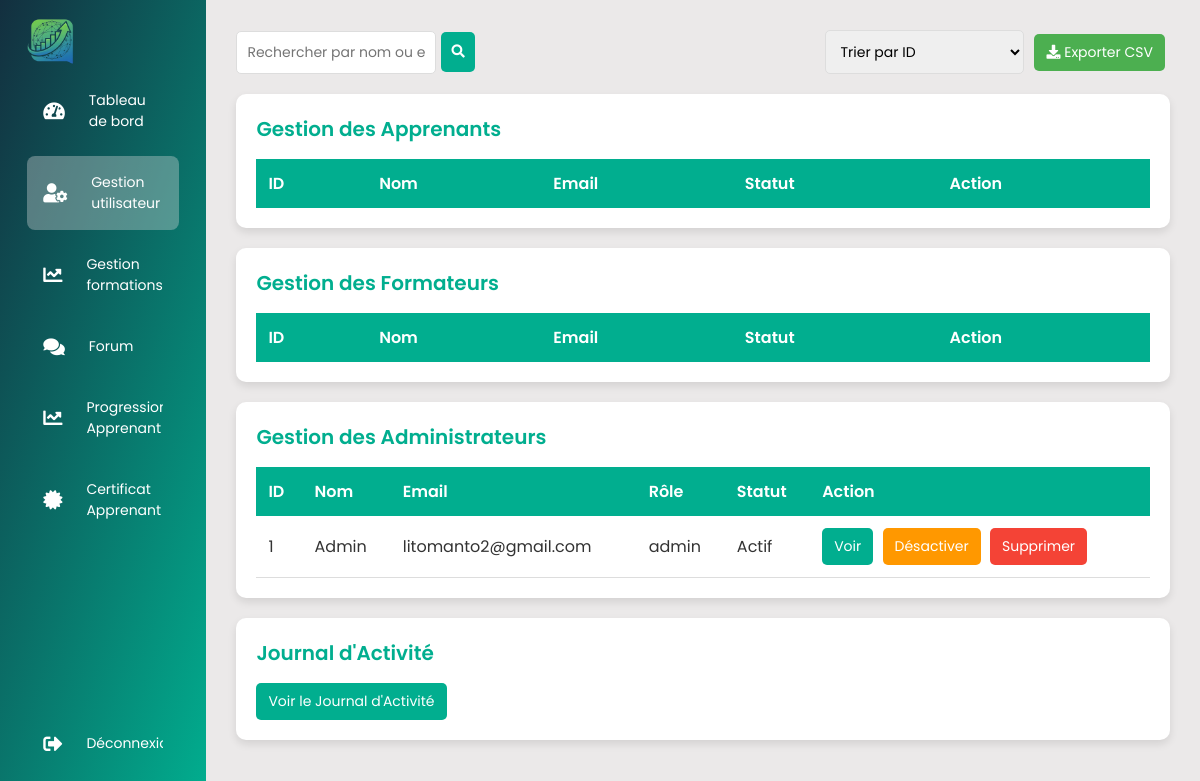
The page /Espace/admin/gestion_utilisateurs/gestion_utilisateur.php on the database as committed earlier.
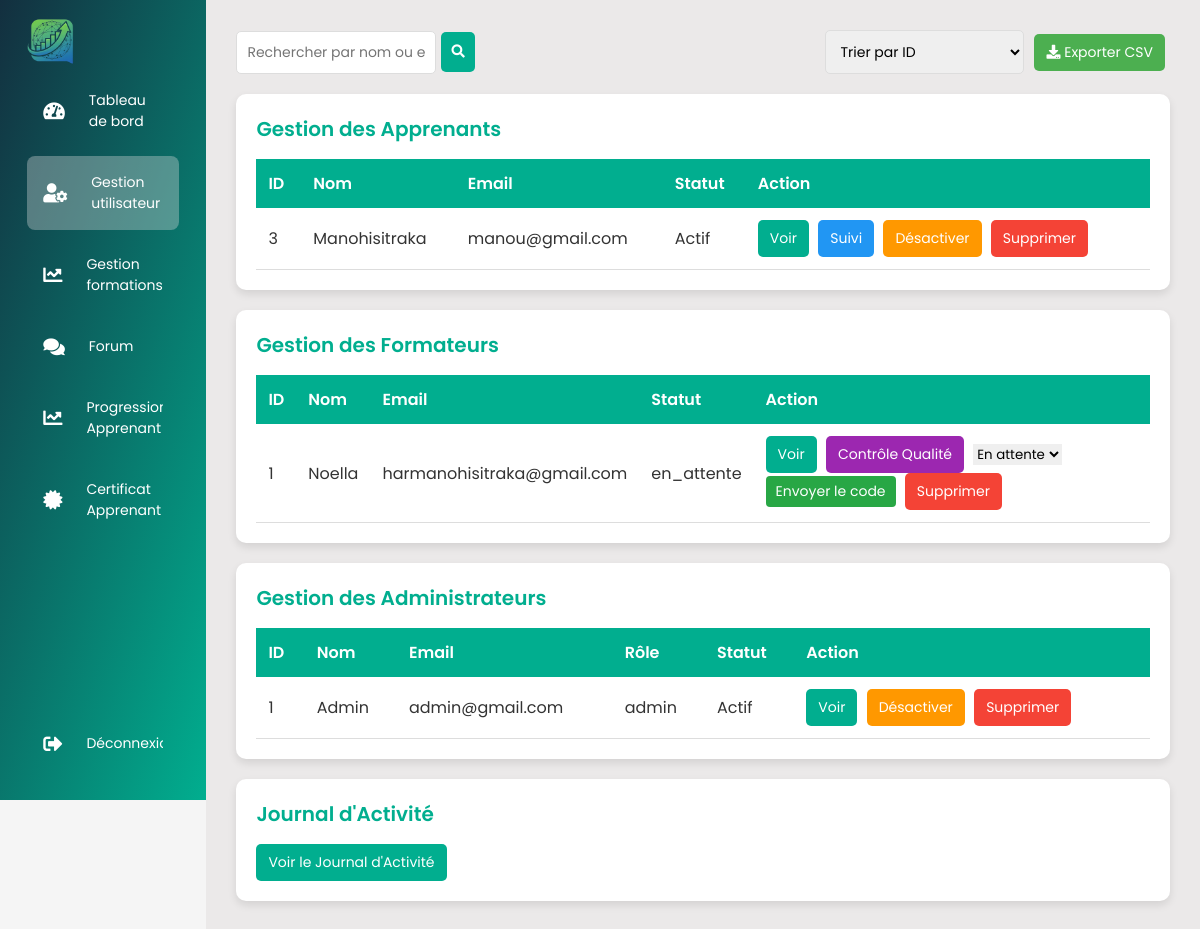
The same page on the database as committed later.
### tables this page shows
CREATE TABLE `utilisateurs` (
  `id` int NOT NULL AUTO_INCREMENT,
  `nom` varchar(255) NOT NULL,
  `email` varchar(255) NOT NULL,
  `mot_de_passe` varchar(255) NOT NULL,
  `telephone` varchar(20) DEFAULT NULL,
  `photo` varchar(255) DEFAULT NULL,
  `pays` varchar(100) DEFAULT NULL,
  `langue` varchar(100) DEFAULT NULL,
  `autre_langue` varchar(100) DEFAULT NULL,
  `objectifs` text,
  `type_cours` varchar(100) DEFAULT NULL,
  `niveau_formation` varchar(100) DEFAULT NULL,
  `niveau_etude` varchar(100) DEFAULT NULL,
  `acces_internet` varchar(50) DEFAULT NULL,
  `appareil` varchar(100) DEFAULT NULL,
  `accessibilite` text,
  `rgpd` tinyint(1) DEFAULT '0',
  `charte` tinyint(1) DEFAULT '0',
  `role` enum('apprenant','admin','moderator') DEFAULT 'apprenant',
  `actif` tinyint(1) DEFAULT '1',
  `created_at` timestamp NULL DEFAULT CURRENT_TIMESTAMP,
  PRIMARY KEY (`id`),
  UNIQUE KEY `email` (`email`)
);

CREATE TABLE `formateurs` (
  `id` int NOT NULL AUTO_INCREMENT,
  `nom_prenom` varchar(255) NOT NULL,
  `email` varchar(255) NOT NULL,
  `telephone` varchar(20) DEFAULT NULL,
  `ville_pays` varchar(255) DEFAULT NULL,
  `linkedin` varchar(255) DEFAULT NULL,
  `intitule_metier` varchar(255) DEFAULT NULL,
  `experience_formation` text,
  `detail_experience` text,
  `cv` varchar(255) DEFAULT NULL,
  `categories` text,
  `autre_domaine` varchar(255) DEFAULT NULL,
  `titre_cours` varchar(255) DEFAULT NULL,
  `objectif` text,
  `public_cible` text,
  `detail_complementaire` text,
  `formats` text,
  `format_autre` varchar(255) DEFAULT NULL,
  `duree_estimee` varchar(100) DEFAULT NULL,
  `type_formation` varchar(100) DEFAULT NULL,
  `motivation` text,
  `valeurs` text,
  `profil_public` text,
  `statut` enum('en_attente','verifie','premium','partenaire') DEFAULT 'en_attente',
  `created_at` timestamp NULL DEFAULT CURRENT_TIMESTAMP,
  `code_entree` varchar(255) DEFAULT NULL,
  `password` varchar(255) DEFAULT NULL,
  PRIMARY KEY (`id`),
  UNIQUE KEY `email` (`email`)
);

### Espace/admin/gestion_utilisateurs/gestion_utilisateur.php (the view, shortened to what the changed rows need)
<?php
require_once '../../config/db.php';
$search = isset($_GET['search']) ? $_GET['search'] : '';
$sort = isset($_GET['sort']) ? $_GET['sort'] : 'id';
$order = isset($_GET['order']) && $_GET['order'] == 'desc' ? 'DESC' : 'ASC';
if ($sort == 'nom') {
    $sort_column_utilisateurs = 'nom';
    $sort_column_formateurs = 'nom_prenom';
} else {
    $sort_column_utilisateurs = $sort;
    $sort_column_formateurs = $sort;
}
$where = $search ? "WHERE role = 'apprenant' AND (nom LIKE ? OR email LIKE ?)" : "WHERE role = 'apprenant'";
$sql = "SELECT * FROM utilisateurs $where ORDER BY $sort_column_utilisateurs $order";
$stmtUser = $pdo->prepare($sql);
if ($search) {
    $searchTerm = "%$search%";
    $stmtUser->execute([$searchTerm, $searchTerm]);
} else {
    $stmtUser->execute();
}
$users = $stmtUser->fetchAll();
$where = $search ? "WHERE nom_prenom LIKE ? OR email LIKE ?" : "";
$sql = "SELECT * FROM formateurs $where ORDER BY $sort_column_formateurs $order";
$stmtFormtr = $pdo->prepare($sql);
if ($search) {
    $searchTerm = "%$search%";
    $stmtFormtr->execute([$searchTerm, $searchTerm]);
} else {
    $stmtFormtr->execute();
}
$formtrs = $stmtFormtr->fetchAll();
$where = $search ? "WHERE role IN ('admin', 'moderator') AND (nom LIKE ? OR email LIKE ?)" : "WHERE role IN ('admin', 'moderator')";
$sql = "SELECT * FROM utilisateurs $where ORDER BY $sort_column_utilisateurs $order";
$stmtAdmin = $pdo->prepare($sql);
if ($search) {
    $searchTerm = "%$search%";
    $stmtAdmin->execute([$searchTerm, $searchTerm]);
} else {
    $stmtAdmin->execute();
}
$admins = $stmtAdmin->fetchAll();
?>
<!DOCTYPE html>
<html lang="fr">
<head>
  <link rel="stylesheet" href="../../../asset/css/styles/style-formateur.css">
  <link rel="stylesheet" href="styles.css">
  <link rel="stylesheet" href="https://cdnjs.cloudflare.com/ajax/libs/font-awesome/5.15.4/css/all.min.css">
</head>
<body>
  <div class="main--content">
        <div class="gest--container">
            <h2 class="gest--title">Gestion des Apprenants</h2>
            <div class="table--wrapper">
                <table class="table">
                    <thead>
                        <tr>
                            <th>ID</th>
                            <th>Nom</th>
                            <th>Email</th>
                            <th>Statut</th>
                            <th>Action</th>
                        </tr>
                    </thead>
                    <tbody id="gest-list-apprenants">
                        <?php foreach ($users as $user): ?>
                            <tr class="table--row">
                                <td><?= $user['id'] ?></td>
                                <td><?= htmlspecialchars($user['nom']) ?></td>
                                <td><?= htmlspecialchars($user['email']) ?></td>
                                <td><?= $user['actif'] ? 'Actif' : 'Inactif' ?></td>
                                <td>
                                    <a href="voir_utilisateurs.php?id=<?= $user['id'] ?>" class="btn-action btn-view">Voir</a>
                                    <a href="suivi_apprenant.php?id=<?= $user['id'] ?>" class="btn-action btn-track">Suivi</a>
                                    <form method="POST" style="display:inline;">
                                        <button type="submit" class="btn-action btn-toggle"><?= $user['actif'] ? 'Désactiver' : 'Activer' ?></button>
                                    </form>
                                    <a href="supprimer_utilisateur.php?id=<?= $user['id'] ?>" class="btn-action btn-delete" onclick="return confirm('Supprimer cet apprenant ?')">Supprimer</a>
                                </td>
                            </tr>
                        <?php endforeach; ?>
                    </tbody>
                </table>
            </div>
        </div>
        <div class="gest--container">
            <h2 class="gest--title">Gestion des Formateurs</h2>
            <div class="table--wrapper">
                <table class="table">
                    <thead>
                        <tr>
                            <th>ID</th>
                            <th>Nom</th>
                            <th>Email</th>
                            <th>Statut</th>
                            <th>Action</th>
                        </tr>
                    </thead>
                    <tbody id="gest-list-formateurs">
                        <?php foreach ($formtrs as $formtr): ?>
                            <tr class="table--row">
                                <td><?= $formtr['id'] ?></td>
                                <td><?= htmlspecialchars($formtr['nom_prenom']) ?></td>
                                <td><?= htmlspecialchars($formtr['email']) ?></td>
                                <td><?= htmlspecialchars($formtr['statut']) ?></td>
                                <td>
                                    <a href="voir_formateurs.php?id=<?= $formtr['id'] ?>" class="btn-action btn-view">Voir</a>
                                    <a href="controle_qualite.php?id=<?= $formtr['id'] ?>" class="btn-action btn-quality">Contrôle Qualité</a>
                                    <form method="POST" style="display:inline;">
                                        <select name="statut" onchange="this.form.submit()">
                                            <option value="en_attente" <?= $formtr['statut'] == 'en_attente' ? 'selected' : '' ?>>En attente</option>
                                        </select>
                                    </form>
                                    <form method="POST" style="display:inline;">
                                        <button type="submit" class="btn-action btn-send-code">Envoyer le code</button>
                                    </form>
                                    <a href="supprimer_formateur.php?id=<?= $formtr['id'] ?>" class="btn-action btn-delete" onclick="return confirm('Supprimer ce formateur ?')">Supprimer</a>
                                </td>
                            </tr>
                        <?php endforeach; ?>
                    </tbody>
                </table>
            </div>
        </div>
        <div class="gest--container">
            <h2 class="gest--title">Gestion des Administrateurs</h2>
            <div class="table--wrapper">
                <table class="table">
                    <thead>
                        <tr>
                            <th>ID</th>
                            <th>Nom</th>
                            <th>Email</th>
                            <th>Rôle</th>
                            <th>Statut</th>
                            <th>Action</th>
                        </tr>
                    </thead>
                    <tbody id="gest-list-admins">
                        <?php foreach ($admins as $admin): ?>
                            <tr class="table--row">
                                <td><?= $admin['id'] ?></td>
                                <td><?= htmlspecialchars($admin['nom']) ?></td>
                                <td><?= htmlspecialchars($admin['email']) ?></td>
                                <td><?= htmlspecialchars($admin['role']) ?></td>
                                <td><?= $admin['actif'] ? 'Actif' : 'Inactif' ?></td>
                                <td>
                                    <a href="voir_utilisateurs.php?id=<?= $admin['id'] ?>" class="btn-action btn-view">Voir</a>
                                    <form method="POST" style="display:inline;">
                                        <button type="submit" class="btn-action btn-toggle"><?= $admin['actif'] ? 'Désactiver' : 'Activer' ?></button>
                                    </form>
                                    <a href="supprimer_utilisateur.php?id=<?= $admin['id'] ?>" class="btn-action btn-delete" onclick="return confirm('Supprimer cet administrateur ?')">Supprimer</a>
                                </td>
                            </tr>
                        <?php endforeach; ?>
                    </tbody>
                </table>
            </div>
        </div>
        <div class="gest--container">
            <h2 class="gest--title">Journal d'Activité</h2>
        </div>
    </div>
</body>
</html>

Rows that differ between the two databases and show on the page:
added utilisateurs: id "3", nom "Manohisitraka", email "manou@gmail.com", actif "Actif", shown under "Gestion des Apprenants"
added formateurs: id "1", nom_prenom "Noella", email "harmanohisitraka@gmail.com", statut "en_attente", statut "En attente"
changed utilisateurs "Admin": email "litomanto2@gmail.com" → "admin@gmail.com"
